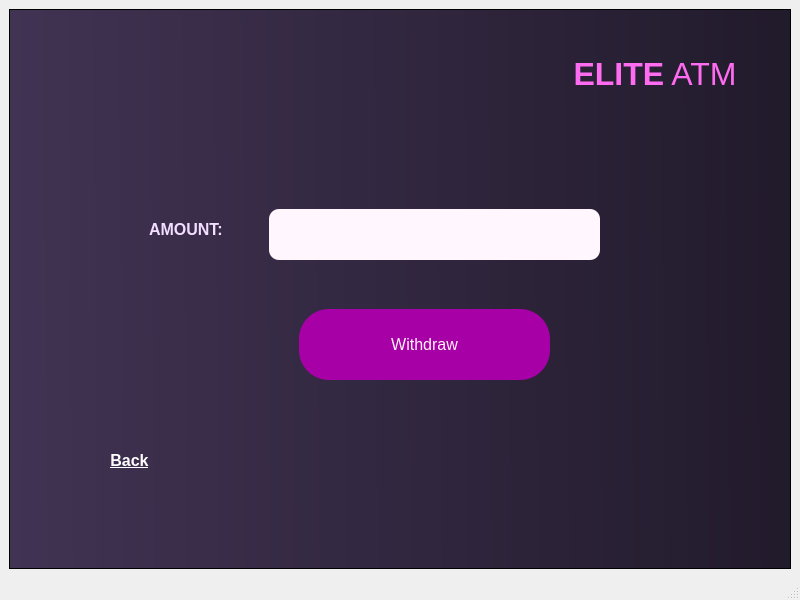
<?xml version="1.0" encoding="UTF-8"?>
<ui version="4.0">
 <class>MainWindow</class>
 <widget class="QMainWindow" name="MainWindow">
  <property name="minimumSize">
   <size>
    <width>800</width>
    <height>600</height>
   </size>
  </property>
  <property name="maximumSize">
   <size>
    <width>800</width>
    <height>600</height>
   </size>
  </property>
  <property name="windowTitle">
   <string>MainWindow</string>
  </property>
  <widget class="QWidget" name="centralwidget">
   <layout class="QHBoxLayout" name="horizontalLayout">
    <item>
     <widget class="QFrame" name="frame">
      <property name="styleSheet">
       <string notr="true">background-color: qlineargradient(spread:pad, x1:0, y1:0.545, x2:0.977, y2:0.539773, stop:0 rgba(65, 51, 83, 255), stop:1 rgba(34, 27, 44, 255));</string>
      </property>
      <property name="frameShape">
       <enum>QFrame::StyledPanel</enum>
      </property>
      <property name="frameShadow">
       <enum>QFrame::Raised</enum>
      </property>
      <widget class="QLabel" name="label_appname">
       <property name="geometry">
        <rect>
         <x>550</x>
         <y>20</y>
         <width>201</width>
         <height>91</height>
        </rect>
       </property>
       <property name="font">
        <font>
         <pointsize>24</pointsize>
        </font>
       </property>
       <property name="styleSheet">
        <string notr="true">color: rgb(255, 107, 241);
background-color:none;</string>
       </property>
       <property name="text">
        <string>&lt;strong&gt;ELITE&lt;/strong&gt; ATM </string>
       </property>
       <property name="alignment">
        <set>Qt::AlignCenter</set>
       </property>
      </widget>
      <widget class="QLabel" name="label">
       <property name="geometry">
        <rect>
         <x>140</x>
         <y>190</y>
         <width>141</width>
         <height>61</height>
        </rect>
       </property>
       <property name="font">
        <font>
         <family>Segoe UI</family>
         <pointsize>12</pointsize>
         <weight>75</weight>
         <bold>true</bold>
        </font>
       </property>
       <property name="styleSheet">
        <string notr="true">background-color: none;
color: rgb(244, 222, 255);</string>
       </property>
       <property name="text">
        <string>AMOUNT:</string>
       </property>
      </widget>
      <widget class="QLineEdit" name="lineEdit_amount">
       <property name="geometry">
        <rect>
         <x>260</x>
         <y>200</y>
         <width>331</width>
         <height>51</height>
        </rect>
       </property>
       <property name="font">
        <font>
         <pointsize>14</pointsize>
        </font>
       </property>
       <property name="styleSheet">
        <string notr="true">border-radius: 10px;
background-color: rgb(255, 247, 253);
color: rgb(0, 0, 0);</string>
       </property>
       <property name="text">
        <string/>
       </property>
      </widget>
      <widget class="QPushButton" name="pushButton">
       <property name="geometry">
        <rect>
         <x>290</x>
         <y>300</y>
         <width>251</width>
         <height>71</height>
        </rect>
       </property>
       <property name="font">
        <font>
         <family>Segoe UI</family>
         <pointsize>12</pointsize>
         <weight>50</weight>
         <italic>false</italic>
         <bold>false</bold>
        </font>
       </property>
       <property name="styleSheet">
        <string notr="true">QPushButton
{
font: 12pt &quot;Segoe UI&quot;;
	color: rgb(255, 242, 247);
background-color: rgb(167, 0, 167);
border-radius: 30px;
}

QPushButton:hover
{
background-color: rgb(255, 0, 255);
}</string>
       </property>
       <property name="text">
        <string>Withdraw</string>
       </property>
      </widget>
      <widget class="QPushButton" name="pushButton_back1">
       <property name="geometry">
        <rect>
         <x>50</x>
         <y>440</y>
         <width>141</width>
         <height>23</height>
        </rect>
       </property>
       <property name="maximumSize">
        <size>
         <width>800</width>
         <height>600</height>
        </size>
       </property>
       <property name="font">
        <font>
         <pointsize>12</pointsize>
         <weight>75</weight>
         <bold>true</bold>
         <underline>true</underline>
        </font>
       </property>
       <property name="styleSheet">
        <string notr="true">QPushButton
{
color: rgb(255, 255, 255);
border: 0px;
background-color:none;
}

QPushButton:hover
{
color: rgb(255, 170, 255);
}</string>
       </property>
       <property name="text">
        <string>Back</string>
       </property>
      </widget>
     </widget>
    </item>
   </layout>
  </widget>
  <widget class="QMenuBar" name="menubar">
   <property name="geometry">
    <rect>
     <x>0</x>
     <y>0</y>
     <width>800</width>
     <height>21</height>
    </rect>
   </property>
  </widget>
  <widget class="QStatusBar" name="statusbar"/>
 </widget>
 <resources/>
 <connections/>
</ui>
